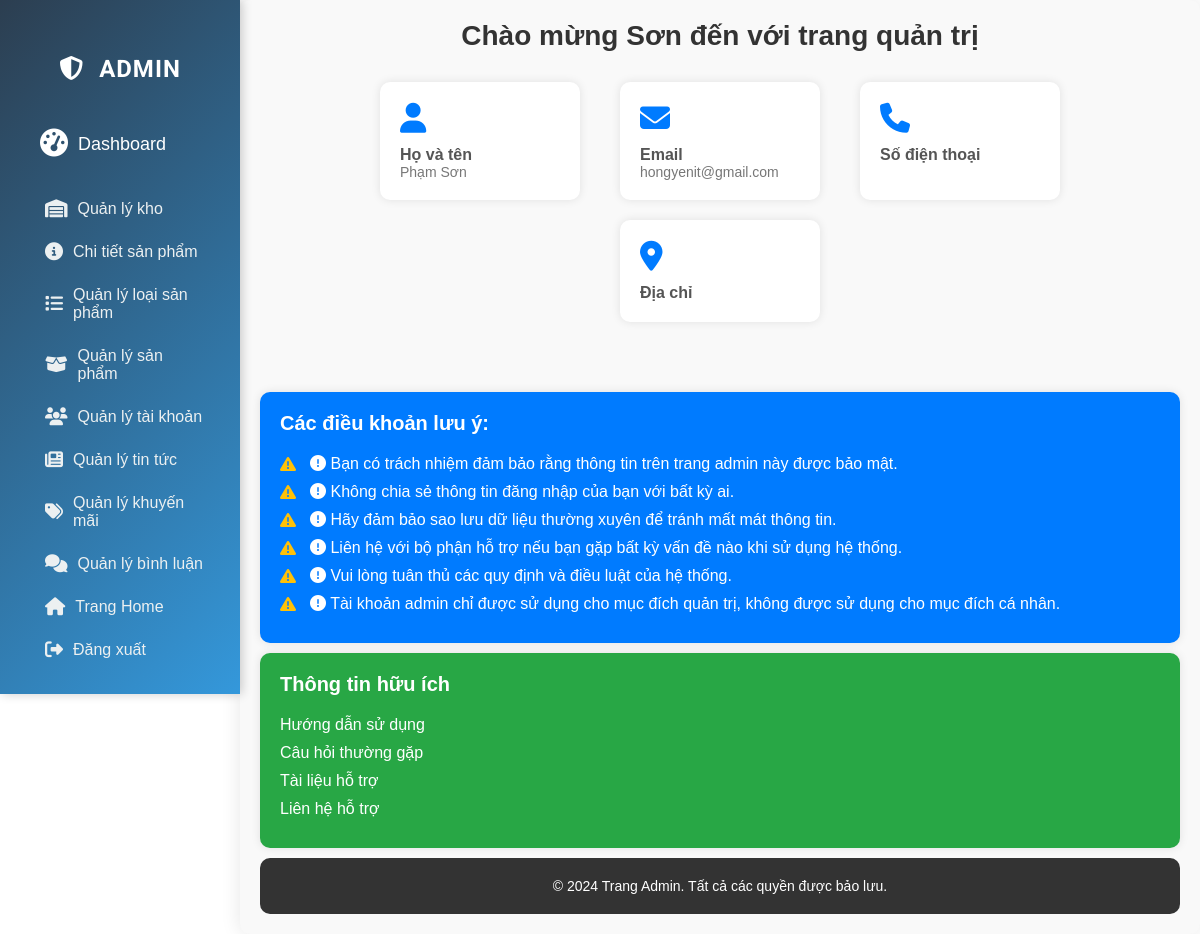
The page /admin.php (signed in) on the database its author committed.
### tables this page shows
CREATE TABLE `taikhoan` (
  `manguoidung` int(11) NOT NULL,
  `pass` varchar(255) DEFAULT NULL,
  `ho` varchar(255) DEFAULT NULL,
  `ten` varchar(255) DEFAULT NULL,
  `email` varchar(255) DEFAULT NULL,
  `quyen` int(11) DEFAULT NULL,
  `sdt` varchar(15) DEFAULT NULL,
  `diachi` varchar(255) DEFAULT NULL,
  `user` varchar(255) NOT NULL
);

### src/controllers/baseController.php (called while the page is built, shortened)
<?php
class baseController{
    protected function loadview($viewPath, array $data = []){
        return require(self::VIEW_FOLDER_NAME.'/'.str_replace('.','/',$viewPath).'.php');
    }
}
?>

### src/controllers/adminController.php (called while the page is built, shortened)
<?php
class adminController extends baseController
{
    private $admininModel;
    public function __construct()
    {
        $this->admininModel = new admin();
    }
    public function showInforadmin()
    {
        $username = $_SESSION['user_data']['user'];
        $inforadmin = $this->admininModel->get_Admininfor($username);
        return $this->loadView('admin.admin_infor', [
            'inforadmin' => $inforadmin
        ]);
    }
}

### src/core/database.php (called while the page is built, shortened)
<?php
class database {
    public function connect(){
        $maxRetries = 5;
        $attempt = 0;
        while ($attempt < $maxRetries) {
            $conn = @mysqli_connect(
                self::HOST,
                self::USERNAME,
                self::PASSWORD,
                self::DBNAME
            );
            if ($conn) {
                return $conn;
            }
            $attempt++;
        }
        die("Kết nối DB thất bại sau {$maxRetries} lần: " . mysqli_connect_error());
    }
}
?>

### src/models/adminModel.php (called while the page is built, shortened)
<?php
class admin extends baseModel
{
    function get_Admininfor($username)
    {
        $query = "SELECT * FROM taikhoan WHERE user = '$username'";
        $result = $this->_query($query);
        if (mysqli_num_rows($result) > 0) {
            $row = mysqli_fetch_assoc($result);
            return $row;
        } else {
            return false;
        }
    }
}

### src/models/baseModel.php (called while the page is built)
<?php
class baseModel extends database{
    protected $conn;
    public function __construct()
    {
        $this->conn = $this->connect();
    }
    public function _query($sql){
        return mysqli_query($this->conn,$sql);
    }
}
?>

### src/views/admin/admin_infor.php (the view, shortened to what this page needs)
<div class="admin_infor-container">
    <h2 class="admin_infor-heading">Chào mừng <?php echo $inforadmin['ten'];?> đến với trang quản trị</h2>
    <div class="admin_infor-info">
        <div class="admin_infor-item">
            <div class="icon"><i class="fas fa-user"></i></div>
            <h6>Họ và tên</h6>
            <p><?php echo $inforadmin['ho']." ".$inforadmin['ten'];?></p>
        </div>
        <div class="admin_infor-item">
            <div class="icon"><i class="fas fa-envelope"></i></div>
            <h6>Email</h6>
            <p><?php echo $inforadmin['email'];?></p>
        </div>
        <div class="admin_infor-item">
            <div class="icon"><i class="fas fa-phone"></i></div>
            <h6>Số điện thoại</h6>
        </div>
        <div class="admin_infor-item">
            <div class="icon"><i class="fas fa-map-marker-alt"></i></div>
            <h6>Địa chỉ</h6>
        </div>
    </div>
    <div class="admin_notes">
        <h3 class="notes_heading">Các điều khoản lưu ý:</h3>
        <ul class="notes_list">
            <li><i class="fas fa-exclamation-circle"></i> Bạn có trách nhiệm đảm bảo rằng thông tin trên trang admin này được bảo mật.</li>
            <li><i class="fas fa-exclamation-circle"></i> Không chia sẻ thông tin đăng nhập của bạn với bất kỳ ai.</li>
            <li><i class="fas fa-exclamation-circle"></i> Hãy đảm bảo sao lưu dữ liệu thường xuyên để tránh mất mát thông tin.</li>
            <li><i class="fas fa-exclamation-circle"></i> Liên hệ với bộ phận hỗ trợ nếu bạn gặp bất kỳ vấn đề nào khi sử dụng hệ thống.</li>
            <li><i class="fas fa-exclamation-circle"></i> Vui lòng tuân thủ các quy định và điều luật của hệ thống.</li>
            <li><i class="fas fa-exclamation-circle"></i> Tài khoản admin chỉ được sử dụng cho mục đích quản trị, không được sử dụng cho mục đích cá nhân.</li>
        </ul>
    </div>
    <div class="admin_useful-info">
        <h3 class="useful_info_heading">Thông tin hữu ích</h3>
        <ul class="useful_info_list">
            <li><a href="#">Hướng dẫn sử dụng</a></li>
            <li><a href="#">Câu hỏi thường gặp</a></li>
            <li><a href="#">Tài liệu hỗ trợ</a></li>
            <li><a href="#">Liên hệ hỗ trợ</a></li>
        </ul>
    </div>
    <div class="admin_footer">
        <p>&copy; 2024 Trang Admin. Tất cả các quyền được bảo lưu.</p>
    </div>
</div>

### src/views/admin/css/admin_infor.css (style rules this page uses)
.admin_infor-container { margin-left: 20%; width: 80%; padding: 20px; background-color: #f9f9f9; border-radius: 10px; box-shadow: 0 0 20px rgba(0, 0, 0, 0.1); text-align: center; }
.admin_infor-heading { font-size: 28px; font-weight: bold; color: #333; margin-bottom: 30px; }
.admin_infor-info { display: flex; flex-wrap: wrap; justify-content: center; }
.admin_infor-item { margin: 0 20px 20px 20px; padding: 20px; background-color: #fff; border-radius: 10px; box-shadow: 0 0 10px rgba(0, 0, 0, 0.1); text-align: left; width: 200px; transition: transform 0.3s ease; }
.admin_infor-item h6 { margin-top: 0; font-size: 16px; font-weight: bold; color: #555; }
.admin_infor-item p { margin-bottom: 0; font-size: 14px; color: #777; }
.admin_infor-item .icon { font-size: 30px; color: #007bff; margin-bottom: 10px; }
.admin_notes { margin-top: 50px; padding: 20px; background-color: #007bff; border-radius: 10px; box-shadow: 0 0 10px rgba(0, 0, 0, 0.1); text-align: left; }
.notes_heading { font-size: 20px; font-weight: bold; color: #fff; margin-bottom: 20px; }
.notes_list { margin-top: 20px; text-align: left; list-style: none; padding-left: 0; }
.notes_list li { font-size: 16px; color: #fff; margin-bottom: 10px; position: relative; padding-left: 30px; }
.notes_list li:before { content: "\f071"; font-family: "Font Awesome 5 Free"; font-weight: 900; position: absolute; left : 0; top: 50%; transform: translateY(-50%); color: #ffc107; }
.admin_useful-info { margin-top: 10px; padding: 20px; background-color: #28a745; border-radius: 10px; box-shadow: 0 0 10px rgba(0, 0, 0, 0.1); text-align: left; }
.useful_info_heading { font-size: 20px; font-weight: bold; color: #fff; margin-bottom: 20px; }
.useful_info_list { margin-top: 20px; text-align: left; list-style: none; padding-left: 0; }
.useful_info_list li { font-size: 16px; color: #fff; margin-bottom: 10px; }
.useful_info_list li a { color: #fff; text-decoration: none; }
.admin_footer { margin-top: 10px; padding: 20px; background-color: #333; color: #fff; border-radius: 10px; }
.admin_footer p { margin: 0; font-size: 14px; }

### src/views/admin/css/gdadmin.css (style rules this page uses)
* { margin: 0; padding: 0; box-sizing: border-box; font-family: Arial, sans-serif; }

### rows shown on the page
taikhoan: ten "Sơn", ho "Phạm", email "hongyenit@gmail.com"
